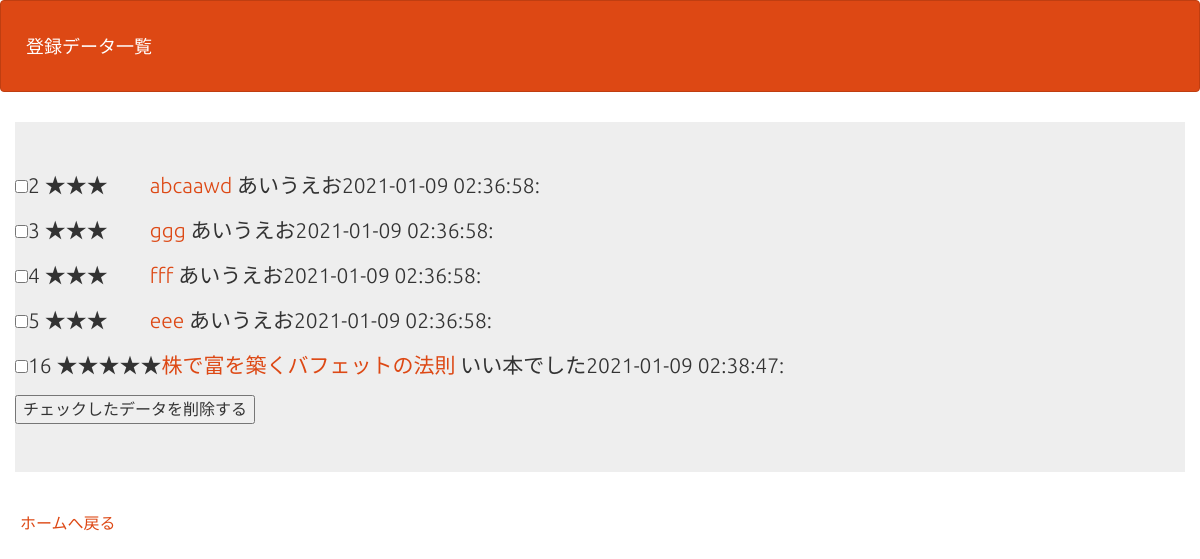
The page /select.php on the database its author committed.
### tables this page shows
CREATE TABLE `gs_bm_table` (
  `id` int(12) NOT NULL,
  `bookname` varchar(64) NOT NULL,
  `url` text NOT NULL,
  `star` int(5) NOT NULL DEFAULT '3',
  `comment` text NOT NULL,
  `indate` datetime NOT NULL
);

### funcs.php (called while the page is built)
<?php
function h($str)
{
    return htmlspecialchars($str, ENT_QUOTES);
}

### select.php (the view, shortened to what this page needs)
<?php
require_once('funcs.php');
try {
$pdo = new PDO('mysql:dbname=gs_db; charset=utf8; host=localhost','root','root');
} catch (PDOException $e) {
  exit('DBConnectError'.$e->getMessage());
}
$stmt = $pdo->prepare("SELECT * FROM gs_bm_table");
$status = $stmt->execute();
$view="";
if ($status==false) {
  $error = $stmt->errorInfo();
  exit("ErrorQuery:".$error[2]);
}else{
  $view .= "<form method=\"POST\" action=\"delete.php\">";
  while( $result = $stmt->fetch(PDO::FETCH_ASSOC)){
    $view .= "<p><input type=\"checkbox\" name=\"deleteTarget[]\" value=\"".$result["id"]."\">";
    $view .= $result["id"]." ";
    if($result["star"]==1){
      $view .="★　";
    }elseif($result["star"]==2){
      $view .="★★　　　";
    }elseif($result["star"]==3){
      $view .="★★★　　";
    }elseif($result["star"]==4){
      $view .="★★★★　";
    }else{
      $view .="★★★★★";
    }
    $view .= "<a href =\"".h($result["url"])."\" target = _blank>".h($result["bookname"])."</a>";
    $view .= " ".h($result["comment"]);
    $view .= $result["indate"].":";
    $view .= "</p>";
  }
  $view.="<input type=\"submit\" value=\"チェックしたデータを削除する\">
      </form>";
}
?>
<!DOCTYPE html>
<html lang="ja">
<head>
<link rel="stylesheet" href="css/range.css">
<link href="css/bootstrap.min.css" rel="stylesheet">
</head>
<body id="main">
<header>
  <nav class="navbar navbar-default">
    <div class="container-fluid">
      <div class="navbar-header">
      <a class="navbar-brand" href="index.php">登録データ一覧</a>
      </div>
    </div>
  </nav>
</header>
<div>
    <div class="container jumbotron"><?= $view ?></div>
    <div><a href="index.php">ホームへ戻る</a></div>
</div>
</body>
</html>

### select.php (style rules this page uses)
div { padding: 10px;font-size:16px; }

### rows shown on the page
gs_bm_table: value "2 ★★★ あいうえお2021-01-09 02:36:58:", bookname "abcaawd"
gs_bm_table: value "3 ★★★ あいうえお2021-01-09 02:36:58:", bookname "ggg"
gs_bm_table: value "4 ★★★ あいうえお2021-01-09 02:36:58:", bookname "fff"
gs_bm_table: value "5 ★★★ あいうえお2021-01-09 02:36:58:", bookname "eee"
gs_bm_table: value "16 ★★★★★ いい本でした2021-01-09 02:38:47:", bookname "株で富を築くバフェットの法則"
